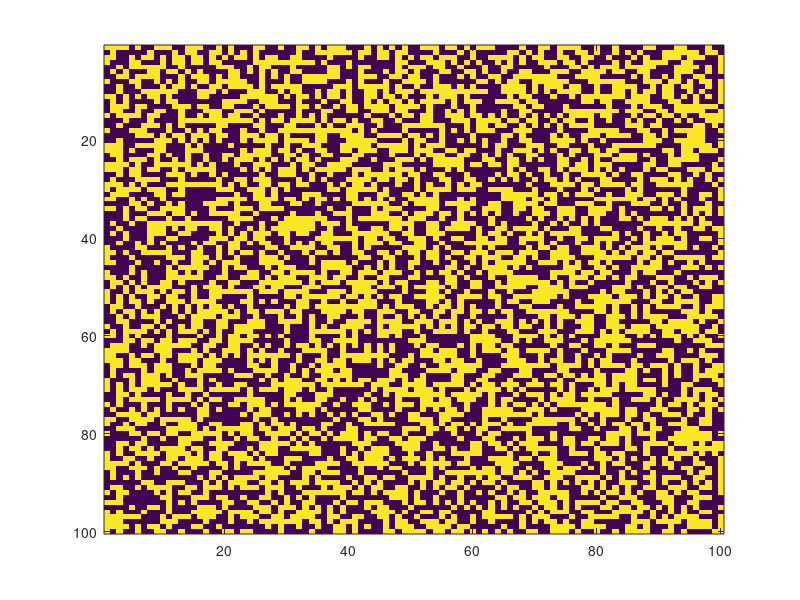

MATLAB code to generate this figure: (Note: this script raises an error after producing the figure.)
function [] = color_game_of_life()
close all
current_gen = randi([0,1],100);
imagesc(current_gen); %creates an initial generation matrix of random 0’s and 1’s

while true
    [new_gen] = color_check_neighbors(current_gen);
    current_gen = new_gen;
end

end
